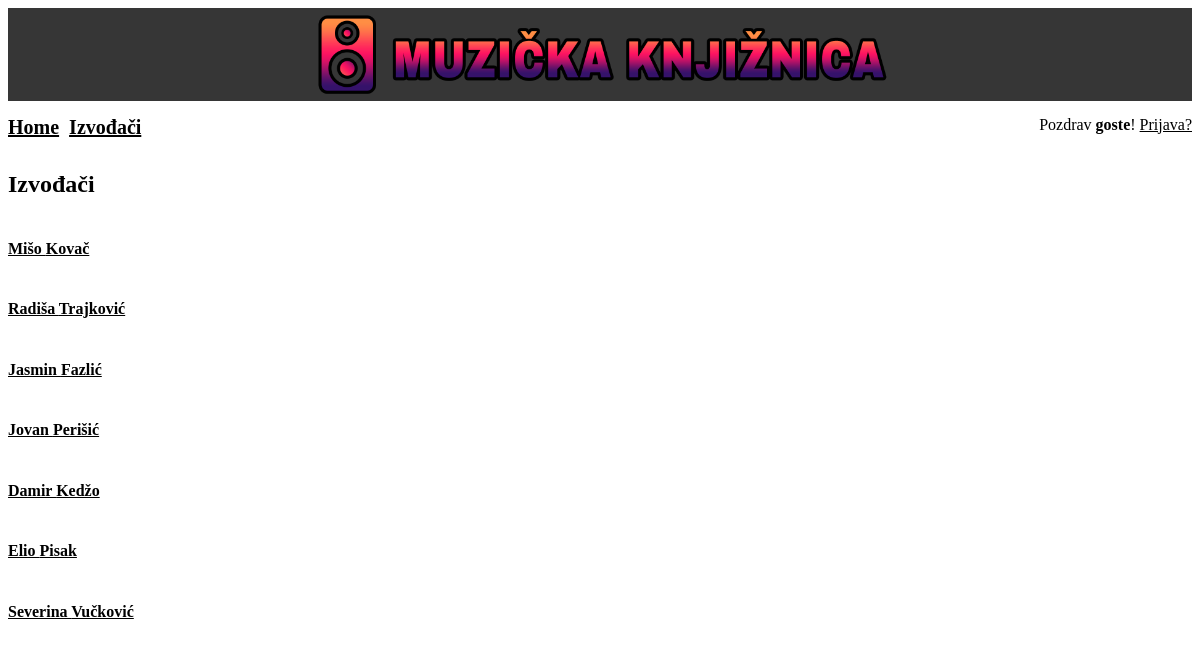
Screenshot of /izvodaci/ with the database file from the repository.
### main/models.py (models this page shows, shortened)
class Izvodac(models.Model):
    izvodac_ime=models.CharField(max_length=50)
    izvodac_prezime=models.CharField(max_length=50)
    datum_rođenja=models.DateField()
    dodatne_informacije_izvodaca=models.CharField(max_length=100, blank=True)

### main/views.py (the view)
# urls.py: path('izvodaci/', IzvodacList.as_view()),
class IzvodacList(ListView):
    model = Izvodac

### templates/main/izvodac_list.html (shortened to what this page needs)
{% extends "base_generic.html" %}
{% block content %}
<br>
<h2> Izvođači </h2>
{% for izvodac in object_list %}
    <div class="album">
        <h4 class="gumbi"><a href="/izvodaci/{{ izvodac.izvodac_prezime }}">{{ izvodac.izvodac_ime }} {{ izvodac.izvodac_prezime }}</a></h4>
    </div>
{% endfor %}
{% endblock %}

### main/static/css/style.css (style rules this page uses)
a { color: black; }
.gumbi { display: inline-block; }

### rows the page displays
Izvodac: izvodac_ime "Mišo", izvodac_prezime "Kovač"
Izvodac: izvodac_ime "Radiša", izvodac_prezime "Trajković"
Izvodac: izvodac_ime "Jasmin", izvodac_prezime "Fazlić"
Izvodac: izvodac_ime "Jovan", izvodac_prezime "Perišić"
Izvodac: izvodac_ime "Damir", izvodac_prezime "Kedžo"
Izvodac: izvodac_ime "Elio", izvodac_prezime "Pisak"
Izvodac: izvodac_ime "Severina", izvodac_prezime "Vučković"
